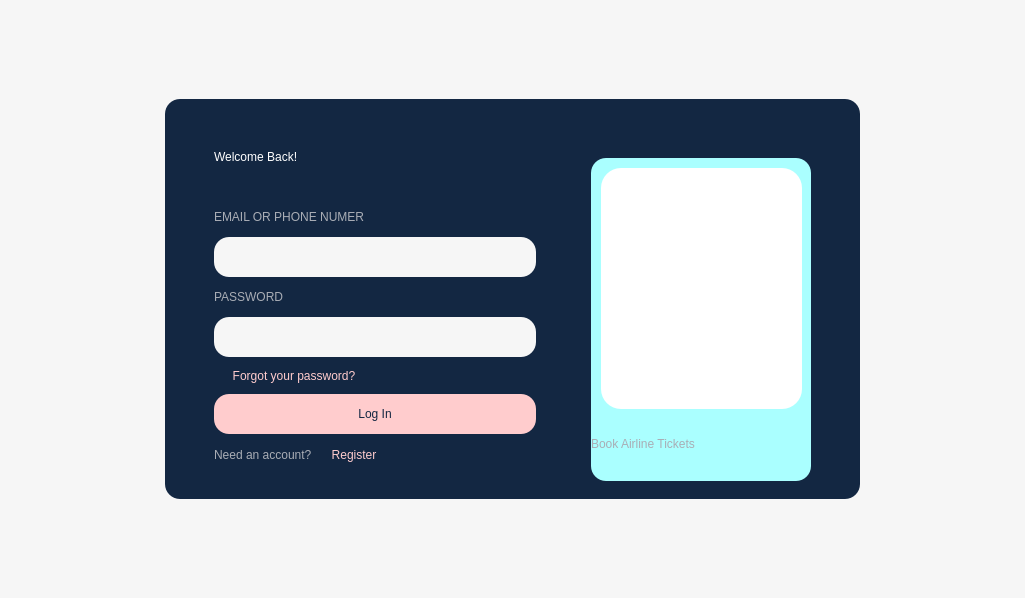
<?xml version="1.0" encoding="UTF-8"?>
<ui version="4.0">
 <class>MainWindow</class>
 <widget class="QMainWindow" name="MainWindow">
  <property name="geometry">
   <rect>
    <x>0</x>
    <y>0</y>
    <width>1025</width>
    <height>598</height>
   </rect>
  </property>
  <property name="windowTitle">
   <string>MainWindow</string>
  </property>
  <property name="styleSheet">
   <string notr="true">background-color: #F6F6F6;
</string>
  </property>
  <widget class="QWidget" name="centralwidget">
   <layout class="QGridLayout" name="gridLayout">
    <item row="1" column="0">
     <widget class="QWidget" name="space_left" native="true">
      <property name="minimumSize">
       <size>
        <width>150</width>
        <height>0</height>
       </size>
      </property>
      <property name="maximumSize">
       <size>
        <width>150</width>
        <height>16777215</height>
       </size>
      </property>
      <property name="styleSheet">
       <string notr="true">background-color: rgba( 255, 255, 255, 0% )</string>
      </property>
     </widget>
    </item>
    <item row="1" column="2">
     <widget class="QWidget" name="space_right" native="true">
      <property name="minimumSize">
       <size>
        <width>150</width>
        <height>0</height>
       </size>
      </property>
      <property name="maximumSize">
       <size>
        <width>150</width>
        <height>16777215</height>
       </size>
      </property>
      <property name="styleSheet">
       <string notr="true">background-color: rgba( 255, 255, 255, 0% )</string>
      </property>
     </widget>
    </item>
    <item row="1" column="1">
     <widget class="QWidget" name="form_login" native="true">
      <property name="minimumSize">
       <size>
        <width>600</width>
        <height>400</height>
       </size>
      </property>
      <property name="maximumSize">
       <size>
        <width>900</width>
        <height>600</height>
       </size>
      </property>
      <property name="styleSheet">
       <string notr="true">background-color: #132742;
border-radius: 15px;</string>
      </property>
      <layout class="QHBoxLayout" name="horizontalLayout">
       <item>
        <widget class="QWidget" name="widget_6" native="true">
         <layout class="QVBoxLayout" name="verticalLayout">
          <property name="leftMargin">
           <number>40</number>
          </property>
          <item>
           <widget class="QLabel" name="title">
            <property name="minimumSize">
             <size>
              <width>0</width>
              <height>80</height>
             </size>
            </property>
            <property name="maximumSize">
             <size>
              <width>300</width>
              <height>80</height>
             </size>
            </property>
            <property name="contextMenuPolicy">
             <enum>Qt::NoContextMenu</enum>
            </property>
            <property name="layoutDirection">
             <enum>Qt::LeftToRight</enum>
            </property>
            <property name="styleSheet">
             <string notr="true">font: 700 24pt &quot;Arial&quot;;
color: #ffffff;
</string>
            </property>
            <property name="text">
             <string>Welcome Back!</string>
            </property>
            <property name="scaledContents">
             <bool>false</bool>
            </property>
            <property name="wordWrap">
             <bool>false</bool>
            </property>
           </widget>
          </item>
          <item>
           <widget class="QLabel" name="lblEmail">
            <property name="enabled">
             <bool>true</bool>
            </property>
            <property name="minimumSize">
             <size>
              <width>0</width>
              <height>28</height>
             </size>
            </property>
            <property name="maximumSize">
             <size>
              <width>16777215</width>
              <height>28</height>
             </size>
            </property>
            <property name="styleSheet">
             <string notr="true">font: 700 10pt &quot;Segoe UI&quot;;
color: #A9ADB5;</string>
            </property>
            <property name="text">
             <string>EMAIL OR PHONE NUMER</string>
            </property>
            <property name="scaledContents">
             <bool>true</bool>
            </property>
           </widget>
          </item>
          <item>
           <widget class="QLineEdit" name="txtEmail">
            <property name="minimumSize">
             <size>
              <width>300</width>
              <height>40</height>
             </size>
            </property>
            <property name="maximumSize">
             <size>
              <width>450</width>
              <height>40</height>
             </size>
            </property>
            <property name="baseSize">
             <size>
              <width>20</width>
              <height>20</height>
             </size>
            </property>
            <property name="styleSheet">
             <string notr="true">background-color: #F6F6F6;
color: #132742;
font: 11pt &quot;Segoe UI&quot;;</string>
            </property>
           </widget>
          </item>
          <item>
           <widget class="QLabel" name="lblPassword">
            <property name="enabled">
             <bool>true</bool>
            </property>
            <property name="minimumSize">
             <size>
              <width>0</width>
              <height>28</height>
             </size>
            </property>
            <property name="maximumSize">
             <size>
              <width>16777215</width>
              <height>28</height>
             </size>
            </property>
            <property name="styleSheet">
             <string notr="true">font: 700 10pt &quot;Segoe UI&quot;;
color: #A9ADB5;</string>
            </property>
            <property name="text">
             <string>PASSWORD</string>
            </property>
           </widget>
          </item>
          <item>
           <widget class="QLineEdit" name="txtPassword">
            <property name="minimumSize">
             <size>
              <width>300</width>
              <height>40</height>
             </size>
            </property>
            <property name="maximumSize">
             <size>
              <width>450</width>
              <height>40</height>
             </size>
            </property>
            <property name="styleSheet">
             <string notr="true">background-color: #F6F6F6;
color: #132742;
font: 11pt &quot;Segoe UI&quot;;</string>
            </property>
            <property name="frame">
             <bool>false</bool>
            </property>
            <property name="echoMode">
             <enum>QLineEdit::Password</enum>
            </property>
           </widget>
          </item>
          <item>
           <widget class="QPushButton" name="btn_resetPassword">
            <property name="maximumSize">
             <size>
              <width>160</width>
              <height>25</height>
             </size>
            </property>
            <property name="cursor">
             <cursorShape>PointingHandCursor</cursorShape>
            </property>
            <property name="styleSheet">
             <string notr="true">color: #FFCCCD;
font: 700 11pt &quot;Segoe UI&quot;;</string>
            </property>
            <property name="text">
             <string>Forgot your password?</string>
            </property>
           </widget>
          </item>
          <item>
           <widget class="QPushButton" name="btnLogin">
            <property name="minimumSize">
             <size>
              <width>300</width>
              <height>40</height>
             </size>
            </property>
            <property name="maximumSize">
             <size>
              <width>450</width>
              <height>40</height>
             </size>
            </property>
            <property name="cursor">
             <cursorShape>PointingHandCursor</cursorShape>
            </property>
            <property name="styleSheet">
             <string notr="true">background-color: #FFCCCD;
font: 700 11pt &quot;Arial&quot;;
color: #132742;
</string>
            </property>
            <property name="text">
             <string>Log In</string>
            </property>
           </widget>
          </item>
          <item>
           <widget class="QWidget" name="widget_8" native="true">
            <property name="minimumSize">
             <size>
              <width>0</width>
              <height>40</height>
             </size>
            </property>
            <property name="maximumSize">
             <size>
              <width>16777215</width>
              <height>40</height>
             </size>
            </property>
            <layout class="QHBoxLayout" name="horizontalLayout_2">
             <property name="spacing">
              <number>0</number>
             </property>
             <property name="leftMargin">
              <number>0</number>
             </property>
             <property name="topMargin">
              <number>0</number>
             </property>
             <item>
              <widget class="QLabel" name="label_6">
               <property name="minimumSize">
                <size>
                 <width>110</width>
                 <height>30</height>
                </size>
               </property>
               <property name="maximumSize">
                <size>
                 <width>110</width>
                 <height>30</height>
                </size>
               </property>
               <property name="styleSheet">
                <string notr="true">color: #A9ADB5;
font: 700 10pt &quot;Segoe UI&quot;;</string>
               </property>
               <property name="text">
                <string>Need an account?</string>
               </property>
              </widget>
             </item>
             <item>
              <widget class="QWidget" name="widget_10" native="true">
               <widget class="QPushButton" name="btn_register">
                <property name="geometry">
                 <rect>
                  <x>0</x>
                  <y>0</y>
                  <width>60</width>
                  <height>30</height>
                 </rect>
                </property>
                <property name="minimumSize">
                 <size>
                  <width>60</width>
                  <height>30</height>
                 </size>
                </property>
                <property name="maximumSize">
                 <size>
                  <width>60</width>
                  <height>30</height>
                 </size>
                </property>
                <property name="cursor">
                 <cursorShape>PointingHandCursor</cursorShape>
                </property>
                <property name="styleSheet">
                 <string notr="true">color: #FFCCCD;
font: 700 10pt &quot;Segoe UI&quot;;</string>
                </property>
                <property name="text">
                 <string>Register</string>
                </property>
               </widget>
              </widget>
             </item>
            </layout>
           </widget>
          </item>
         </layout>
        </widget>
       </item>
       <item>
        <widget class="QWidget" name="widget_7" native="true">
         <property name="minimumSize">
          <size>
           <width>300</width>
           <height>0</height>
          </size>
         </property>
         <property name="maximumSize">
          <size>
           <width>300</width>
           <height>16777215</height>
          </size>
         </property>
         <layout class="QVBoxLayout" name="verticalLayout_2">
          <property name="leftMargin">
           <number>40</number>
          </property>
          <property name="topMargin">
           <number>50</number>
          </property>
          <property name="rightMargin">
           <number>40</number>
          </property>
          <item>
           <widget class="QWidget" name="widget_9" native="true">
            <property name="styleSheet">
             <string notr="true">background-color: rgb(170, 255, 255);</string>
            </property>
            <widget class="QLabel" name="label_8">
             <property name="geometry">
              <rect>
               <x>0</x>
               <y>270</y>
               <width>211</width>
               <height>31</height>
              </rect>
             </property>
             <property name="styleSheet">
              <string notr="true">font: 700 16pt &quot;Arial&quot;;
color: #A9ADB5;
</string>
             </property>
             <property name="text">
              <string>Book Airline Tickets</string>
             </property>
            </widget>
            <widget class="QLabel" name="label">
             <property name="geometry">
              <rect>
               <x>10</x>
               <y>10</y>
               <width>201</width>
               <height>241</height>
              </rect>
             </property>
             <property name="styleSheet">
              <string notr="true">background-color: rgb(255, 255, 255);
border-radius: 20px;
</string>
             </property>
             <property name="text">
              <string/>
             </property>
             <property name="pixmap">
              <pixmap>../Image/Vé máy bay đi Đà Nẵng giá rẻ 2019 - namthanh_vn.jpg</pixmap>
             </property>
             <property name="scaledContents">
              <bool>true</bool>
             </property>
            </widget>
           </widget>
          </item>
         </layout>
        </widget>
       </item>
      </layout>
     </widget>
    </item>
    <item row="0" column="1">
     <widget class="QWidget" name="space_top" native="true">
      <property name="minimumSize">
       <size>
        <width>0</width>
        <height>80</height>
       </size>
      </property>
      <property name="styleSheet">
       <string notr="true">background-color: rgba( 255, 255, 255, 0% )</string>
      </property>
     </widget>
    </item>
    <item row="2" column="1">
     <widget class="QWidget" name="space_bottom" native="true">
      <property name="minimumSize">
       <size>
        <width>0</width>
        <height>80</height>
       </size>
      </property>
      <property name="layoutDirection">
       <enum>Qt::LeftToRight</enum>
      </property>
      <property name="styleSheet">
       <string notr="true">background-color: rgba( 255, 255, 255, 0% )</string>
      </property>
     </widget>
    </item>
   </layout>
  </widget>
 </widget>
 <resources/>
 <connections/>
</ui>
